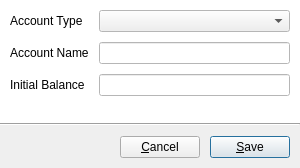
<?xml version="1.0" encoding="UTF-8"?>
<ui version="4.0">
 <class>InputAccount</class>
 <widget class="QDialog" name="InputAccount">
  <property name="geometry">
   <rect>
    <x>0</x>
    <y>0</y>
    <width>300</width>
    <height>168</height>
   </rect>
  </property>
  <property name="minimumSize">
   <size>
    <width>300</width>
    <height>0</height>
   </size>
  </property>
  <property name="windowTitle">
   <string>New Account</string>
  </property>
  <layout class="QVBoxLayout" name="verticalLayout">
   <property name="spacing">
    <number>0</number>
   </property>
   <property name="leftMargin">
    <number>0</number>
   </property>
   <property name="topMargin">
    <number>0</number>
   </property>
   <property name="rightMargin">
    <number>0</number>
   </property>
   <property name="bottomMargin">
    <number>0</number>
   </property>
   <item>
    <widget class="QWidget" name="widget" native="true">
     <property name="sizePolicy">
      <sizepolicy hsizetype="Preferred" vsizetype="Expanding">
       <horstretch>0</horstretch>
       <verstretch>0</verstretch>
      </sizepolicy>
     </property>
     <property name="palette">
      <palette>
       <active>
        <colorrole role="Base">
         <brush brushstyle="SolidPattern">
          <color alpha="255">
           <red>255</red>
           <green>255</green>
           <blue>255</blue>
          </color>
         </brush>
        </colorrole>
        <colorrole role="Window">
         <brush brushstyle="SolidPattern">
          <color alpha="255">
           <red>255</red>
           <green>255</green>
           <blue>255</blue>
          </color>
         </brush>
        </colorrole>
       </active>
       <inactive>
        <colorrole role="Base">
         <brush brushstyle="SolidPattern">
          <color alpha="255">
           <red>255</red>
           <green>255</green>
           <blue>255</blue>
          </color>
         </brush>
        </colorrole>
        <colorrole role="Window">
         <brush brushstyle="SolidPattern">
          <color alpha="255">
           <red>255</red>
           <green>255</green>
           <blue>255</blue>
          </color>
         </brush>
        </colorrole>
       </inactive>
       <disabled>
        <colorrole role="Base">
         <brush brushstyle="SolidPattern">
          <color alpha="255">
           <red>255</red>
           <green>255</green>
           <blue>255</blue>
          </color>
         </brush>
        </colorrole>
        <colorrole role="Window">
         <brush brushstyle="SolidPattern">
          <color alpha="255">
           <red>255</red>
           <green>255</green>
           <blue>255</blue>
          </color>
         </brush>
        </colorrole>
       </disabled>
      </palette>
     </property>
     <property name="autoFillBackground">
      <bool>true</bool>
     </property>
     <layout class="QFormLayout" name="formLayout">
      <property name="horizontalSpacing">
       <number>10</number>
      </property>
      <property name="verticalSpacing">
       <number>10</number>
      </property>
      <property name="leftMargin">
       <number>10</number>
      </property>
      <property name="topMargin">
       <number>10</number>
      </property>
      <property name="rightMargin">
       <number>10</number>
      </property>
      <property name="bottomMargin">
       <number>10</number>
      </property>
      <item row="0" column="0">
       <widget class="QLabel" name="label">
        <property name="text">
         <string>Account Type</string>
        </property>
       </widget>
      </item>
      <item row="0" column="1">
       <widget class="QComboBox" name="cboType"/>
      </item>
      <item row="1" column="0">
       <widget class="QLabel" name="label_2">
        <property name="text">
         <string>Account Name</string>
        </property>
       </widget>
      </item>
      <item row="1" column="1">
       <widget class="QLineEdit" name="txtName"/>
      </item>
      <item row="2" column="0">
       <widget class="QLabel" name="label_3">
        <property name="text">
         <string>Initial Balance</string>
        </property>
       </widget>
      </item>
      <item row="2" column="1">
       <widget class="QLineEdit" name="txtBalance"/>
      </item>
     </layout>
    </widget>
   </item>
   <item>
    <widget class="Line" name="line">
     <property name="orientation">
      <enum>Qt::Horizontal</enum>
     </property>
    </widget>
   </item>
   <item>
    <layout class="QHBoxLayout" name="horizontalLayout">
     <property name="spacing">
      <number>10</number>
     </property>
     <property name="leftMargin">
      <number>10</number>
     </property>
     <property name="topMargin">
      <number>10</number>
     </property>
     <property name="rightMargin">
      <number>10</number>
     </property>
     <property name="bottomMargin">
      <number>10</number>
     </property>
     <item>
      <spacer name="horizontalSpacer">
       <property name="orientation">
        <enum>Qt::Horizontal</enum>
       </property>
       <property name="sizeHint" stdset="0">
        <size>
         <width>40</width>
         <height>20</height>
        </size>
       </property>
      </spacer>
     </item>
     <item>
      <widget class="QPushButton" name="btnCancel">
       <property name="text">
        <string>&amp;Cancel</string>
       </property>
       <property name="icon">
        <iconset theme="gtk-cancel">
         <normaloff>.</normaloff>.</iconset>
       </property>
      </widget>
     </item>
     <item>
      <widget class="QPushButton" name="btnSave">
       <property name="text">
        <string>&amp;Save</string>
       </property>
       <property name="icon">
        <iconset theme="gtk-save">
         <normaloff>.</normaloff>.</iconset>
       </property>
       <property name="default">
        <bool>true</bool>
       </property>
      </widget>
     </item>
    </layout>
   </item>
  </layout>
 </widget>
 <tabstops>
  <tabstop>cboType</tabstop>
  <tabstop>txtName</tabstop>
  <tabstop>txtBalance</tabstop>
  <tabstop>btnCancel</tabstop>
  <tabstop>btnSave</tabstop>
 </tabstops>
 <resources/>
 <connections>
  <connection>
   <sender>btnCancel</sender>
   <signal>clicked()</signal>
   <receiver>InputAccount</receiver>
   <slot>reject()</slot>
   <hints>
    <hint type="sourcelabel">
     <x>152</x>
     <y>143</y>
    </hint>
    <hint type="destinationlabel">
     <x>149</x>
     <y>83</y>
    </hint>
   </hints>
  </connection>
  <connection>
   <sender>btnSave</sender>
   <signal>clicked()</signal>
   <receiver>InputAccount</receiver>
   <slot>accept()</slot>
   <hints>
    <hint type="sourcelabel">
     <x>247</x>
     <y>143</y>
    </hint>
    <hint type="destinationlabel">
     <x>149</x>
     <y>83</y>
    </hint>
   </hints>
  </connection>
 </connections>
</ui>
